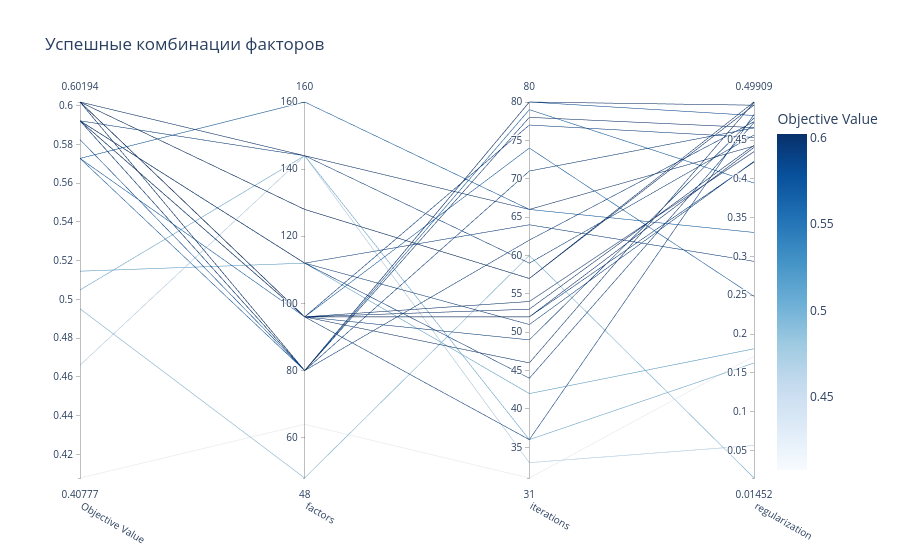

The notebook cell this image was saved under:
### Code cell
vis.plot_parallel_coordinate(study).update_layout(title='Успешные комбинации факторов').show()

### Figure 1 — Plotly figure (JSON) as saved in the notebook; plotly's stock layout.template omitted (floating-point values rounded to 4 significant figures)
{"data": [{"dimensions": [{"label": "Objective Value", "range": [0.4078, 0.6019], "values": [0.466, 0.4078, 0.4951, 0.5728, 0.5049, 0.5146, 0.6019, 0.5825, 0.6019, 0.5922, 0.5728, 0.5728, 0.6019, 0.6019, 0.5922, 0.6019, 0.5922, 0.5922, 0.6019, 0.5922, 0.6019, 0.5922, 0.6019, 0.6019, 0.5922, 0.5922, 0.5922, 0.5922]}, {"label": "factors", "range": [48, 160], "values": [144, 64, 48, 96, 144, 112, 80, 80, 80, 80, 80, 160, 96, 128, 96, 96, 96, 112, 128, 144, 96, 80, 144, 96, 96, 112, 112, 96]}, {"label": "iterations", "range": [31, 80], "values": [33, 31, 60, 74, 36, 42, 78, 80, 80, 62, 79, 66, 54, 57, 52, 52, 77, 64, 57, 59, 46, 71, 66, 53, 49, 44, 51, 36]}, {"label": "regularization", "range": [0.01452, 0.4991], "values": [0.05645, 0.1713, 0.01452, 0.2487, 0.1627, 0.1811, 0.4661, 0.4817, 0.495, 0.4737, 0.3947, 0.3309, 0.435, 0.4991, 0.4217, 0.4405, 0.4535, 0.2937, 0.4951, 0.4565, 0.4986, 0.4656, 0.4424, 0.4432, 0.4786, 0.4727, 0.4226, 0.483]}], "labelangle": 30, "labelside": "bottom", "line": {"color": [0.466, 0.4078, 0.4951, 0.5728, 0.5049, 0.5146, 0.6019, 0.5825, 0.6019, 0.5922, 0.5728, 0.5728, 0.6019, 0.6019, 0.5922, 0.6019, 0.5922, 0.5922, 0.6019, 0.5922, 0.6019, 0.5922, 0.6019, 0.6019, 0.5922, 0.5922, 0.5922, 0.5922], "colorbar": {"title": {"text": "Objective Value"}}, "colorscale": [[0, "rgb(247,251,255)"], [0.125, "rgb(222,235,247)"], [0.25, "rgb(198,219,239)"], [0.375, "rgb(158,202,225)"], [0.5, "rgb(107,174,214)"], [0.625, "rgb(66,146,198)"], [0.75, "rgb(33,113,181)"], [0.875, "rgb(8,81,156)"], [1, "rgb(8,48,107)"]], "reversescale": false, "showscale": true}, "type": "parcoords"}], "layout": {"title": {"text": "Успешные комбинации факторов"}}}
